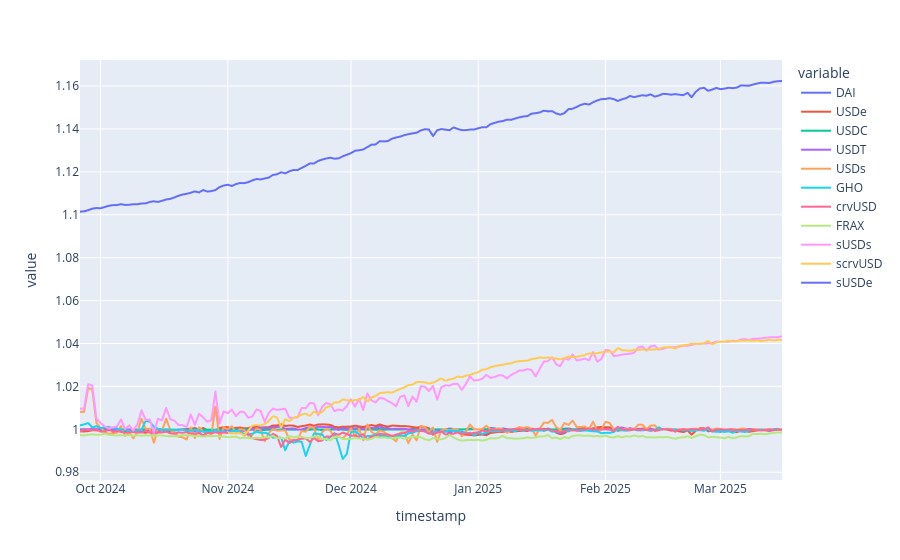

Notebook code cell kept with this figure:
### Code cell
def _extract_safe_prices_df(df: pd.DataFrame):
    safe_price_cols = [col for col in df.columns if "safe_price" in col]
    safe_price_tokens = [t.split("_")[0] for t in safe_price_cols]
    safe_price_df = df[safe_price_cols].copy()
    safe_price_df.columns = safe_price_tokens
    return safe_price_df


safe_price_df = _extract_safe_prices_df(df.iloc[10:])
px.line(safe_price_df)

### Figure 1 — Plotly figure (JSON) as saved in the notebook; plotly's stock layout.template omitted (floating-point values rounded to 4 significant figures; data arrays with more than 128 entries replaced by an {"elided": "..."} marker saying what was removed)
{"data": [{"hovertemplate": "variable=DAI<br>timestamp=%{x}<br>value=%{y}<extra></extra>", "legendgroup": "DAI", "line": {"color": "#636efa", "dash": "solid"}, "marker": {"symbol": "circle"}, "mode": "lines", "name": "DAI", "showlegend": true, "type": "scattergl", "x": {"elided": "172 str values"}, "xaxis": "x", "y": {"elided": "172 float values"}, "yaxis": "y"}, {"hovertemplate": "variable=USDe<br>timestamp=%{x}<br>value=%{y}<extra></extra>", "legendgroup": "USDe", "line": {"color": "#EF553B", "dash": "solid"}, "marker": {"symbol": "circle"}, "mode": "lines", "name": "USDe", "showlegend": true, "type": "scattergl", "x": {"elided": "172 str values"}, "xaxis": "x", "y": {"elided": "172 float values"}, "yaxis": "y"}, {"hovertemplate": "variable=USDC<br>timestamp=%{x}<br>value=%{y}<extra></extra>", "legendgroup": "USDC", "line": {"color": "#00cc96", "dash": "solid"}, "marker": {"symbol": "circle"}, "mode": "lines", "name": "USDC", "showlegend": true, "type": "scattergl", "x": {"elided": "172 str values"}, "xaxis": "x", "y": {"elided": "172 float values"}, "yaxis": "y"}, {"hovertemplate": "variable=USDT<br>timestamp=%{x}<br>value=%{y}<extra></extra>", "legendgroup": "USDT", "line": {"color": "#ab63fa", "dash": "solid"}, "marker": {"symbol": "circle"}, "mode": "lines", "name": "USDT", "showlegend": true, "type": "scattergl", "x": {"elided": "172 str values"}, "xaxis": "x", "y": {"elided": "172 float values"}, "yaxis": "y"}, {"hovertemplate": "variable=USDs<br>timestamp=%{x}<br>value=%{y}<extra></extra>", "legendgroup": "USDs", "line": {"color": "#FFA15A", "dash": "solid"}, "marker": {"symbol": "circle"}, "mode": "lines", "name": "USDs", "showlegend": true, "type": "scattergl", "x": {"elided": "172 str values"}, "xaxis": "x", "y": {"elided": "172 float values"}, "yaxis": "y"}, {"hovertemplate": "variable=GHO<br>timestamp=%{x}<br>value=%{y}<extra></extra>", "legendgroup": "GHO", "line": {"color": "#19d3f3", "dash": "solid"}, "marker": {"symbol": "circle"}, "mode": "lines", "name": "GHO", "showlegend": true, "type": "scattergl", "x": {"elided": "172 str values"}, "xaxis": "x", "y": {"elided": "172 float values"}, "yaxis": "y"}, {"hovertemplate": "variable=crvUSD<br>timestamp=%{x}<br>value=%{y}<extra></extra>", "legendgroup": "crvUSD", "line": {"color": "#FF6692", "dash": "solid"}, "marker": {"symbol": "circle"}, "mode": "lines", "name": "crvUSD", "showlegend": true, "type": "scattergl", "x": {"elided": "172 str values"}, "xaxis": "x", "y": {"elided": "172 float values"}, "yaxis": "y"}, {"hovertemplate": "variable=FRAX<br>timestamp=%{x}<br>value=%{y}<extra></extra>", "legendgroup": "FRAX", "line": {"color": "#B6E880", "dash": "solid"}, "marker": {"symbol": "circle"}, "mode": "lines", "name": "FRAX", "showlegend": true, "type": "scattergl", "x": {"elided": "172 str values"}, "xaxis": "x", "y": {"elided": "172 float values"}, "yaxis": "y"}, {"hovertemplate": "variable=sUSDs<br>timestamp=%{x}<br>value=%{y}<extra></extra>", "legendgroup": "sUSDs", "line": {"color": "#FF97FF", "dash": "solid"}, "marker": {"symbol": "circle"}, "mode": "lines", "name": "sUSDs", "showlegend": true, "type": "scattergl", "x": {"elided": "172 str values"}, "xaxis": "x", "y": {"elided": "172 float values"}, "yaxis": "y"}, {"hovertemplate": "variable=scrvUSD<br>timestamp=%{x}<br>value=%{y}<extra></extra>", "legendgroup": "scrvUSD", "line": {"color": "#FECB52", "dash": "solid"}, "marker": {"symbol": "circle"}, "mode": "lines", "name": "scrvUSD", "showlegend": true, "type": "scattergl", "x": {"elided": "172 str values"}, "xaxis": "x", "y": {"elided": "172 float values"}, "yaxis": "y"}, {"hovertemplate": "variable=sUSDe<br>timestamp=%{x}<br>value=%{y}<extra></extra>", "legendgroup": "sUSDe", "line": {"color": "#636efa", "dash": "solid"}, "marker": {"symbol": "circle"}, "mode": "lines", "name": "sUSDe", "showlegend": true, "type": "scattergl", "x": {"elided": "172 str values"}, "xaxis": "x", "y": {"elided": "172 float values"}, "yaxis": "y"}], "layout": {"legend": {"title": {"text": "variable"}, "tracegroupgap": 0}, "margin": {"t": 60}, "xaxis": {"anchor": "y", "domain": [0, 1], "title": {"text": "timestamp"}}, "yaxis": {"anchor": "x", "domain": [0, 1], "title": {"text": "value"}}}}
